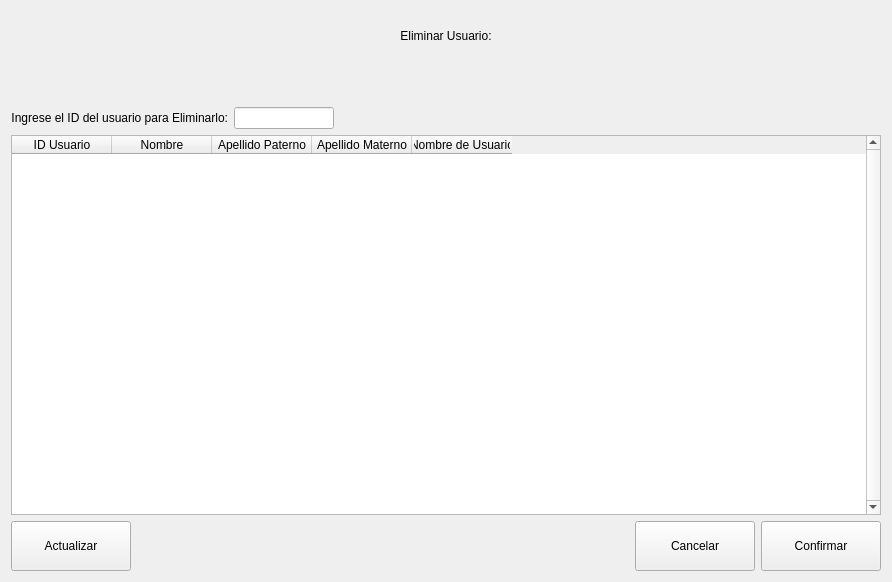
           <widget class="QWidget" name="pageEliminarUsuario">
            <layout class="QVBoxLayout" name="verticalLayout_20">
             <item>
              <widget class="QLabel" name="label_22">
               <property name="minimumSize">
                <size>
                 <width>0</width>
                 <height>50</height>
                </size>
               </property>
               <property name="text">
                <string>Eliminar Usuario:</string>
               </property>
               <property name="alignment">
                <set>Qt::AlignCenter</set>
               </property>
              </widget>
             </item>
             <item>
              <spacer name="verticalSpacer_15">
               <property name="orientation">
                <enum>Qt::Vertical</enum>
               </property>
               <property name="sizeHint" stdset="0">
                <size>
                 <width>20</width>
                 <height>40</height>
                </size>
               </property>
              </spacer>
             </item>
             <item>
              <layout class="QHBoxLayout" name="horizontalLayout_17">
               <item>
                <widget class="QLabel" name="label_23">
                 <property name="text">
                  <string>Ingrese el ID del usuario para Eliminarlo:</string>
                 </property>
                 <property name="alignment">
                  <set>Qt::AlignRight|Qt::AlignTrailing|Qt::AlignVCenter</set>
                 </property>
                </widget>
               </item>
               <item>
                <widget class="QLineEdit" name="lineIDUsuarioEliminar">
                 <property name="minimumSize">
                  <size>
                   <width>100</width>
                   <height>0</height>
                  </size>
                 </property>
                 <property name="maximumSize">
                  <size>
                   <width>0</width>
                   <height>16777215</height>
                  </size>
                 </property>
                </widget>
               </item>
               <item>
                <spacer name="horizontalSpacer_22">
                 <property name="orientation">
                  <enum>Qt::Horizontal</enum>
                 </property>
                 <property name="sizeHint" stdset="0">
                  <size>
                   <width>40</width>
                   <height>20</height>
                  </size>
                 </property>
                </spacer>
               </item>
              </layout>
             </item>
             <item>
              <widget class="QTableWidget" name="tableEliminarUsuario">
               <property name="minimumSize">
                <size>
                 <width>0</width>
                 <height>380</height>
                </size>
               </property>
               <property name="verticalScrollBarPolicy">
                <enum>Qt::ScrollBarAlwaysOn</enum>
               </property>
               <property name="horizontalScrollBarPolicy">
                <enum>Qt::ScrollBarAlwaysOff</enum>
               </property>
               <column>
                <property name="text">
                 <string>ID Usuario</string>
                </property>
               </column>
               <column>
                <property name="text">
                 <string>Nombre</string>
                </property>
               </column>
               <column>
                <property name="text">
                 <string>Apellido Paterno</string>
                </property>
               </column>
               <column>
                <property name="text">
                 <string>Apellido Materno</string>
                </property>
               </column>
               <column>
                <property name="text">
                 <string>Nombre de Usuario</string>
                </property>
               </column>
              </widget>
             </item>
             <item>
              <layout class="QHBoxLayout" name="horizontalLayout_16">
               <item>
                <widget class="QPushButton" name="btnActualizarTabla">
                 <property name="minimumSize">
                  <size>
                   <width>120</width>
                   <height>50</height>
                  </size>
                 </property>
                 <property name="text">
                  <string>Actualizar</string>
                 </property>
                </widget>
               </item>
               <item>
                <spacer name="horizontalSpacer_21">
                 <property name="orientation">
                  <enum>Qt::Horizontal</enum>
                 </property>
                 <property name="sizeHint" stdset="0">
                  <size>
                   <width>498</width>
                   <height>20</height>
                  </size>
                 </property>
                </spacer>
               </item>
               <item>
                <widget class="QPushButton" name="btnCancelarEliminarUsuario">
                 <property name="minimumSize">
                  <size>
                   <width>120</width>
                   <height>50</height>
                  </size>
                 </property>
                 <property name="text">
                  <string>Cancelar</string>
                 </property>
                </widget>
               </item>
               <item>
                <widget class="QPushButton" name="btnConfirmarEliminarUsuario">
                 <property name="minimumSize">
                  <size>
                   <width>120</width>
                   <height>50</height>
                  </size>
                 </property>
                 <property name="text">
                  <string>Confirmar</string>
                 </property>
                </widget>
               </item>
              </layout>
             </item>
            </layout>
           </widget>
